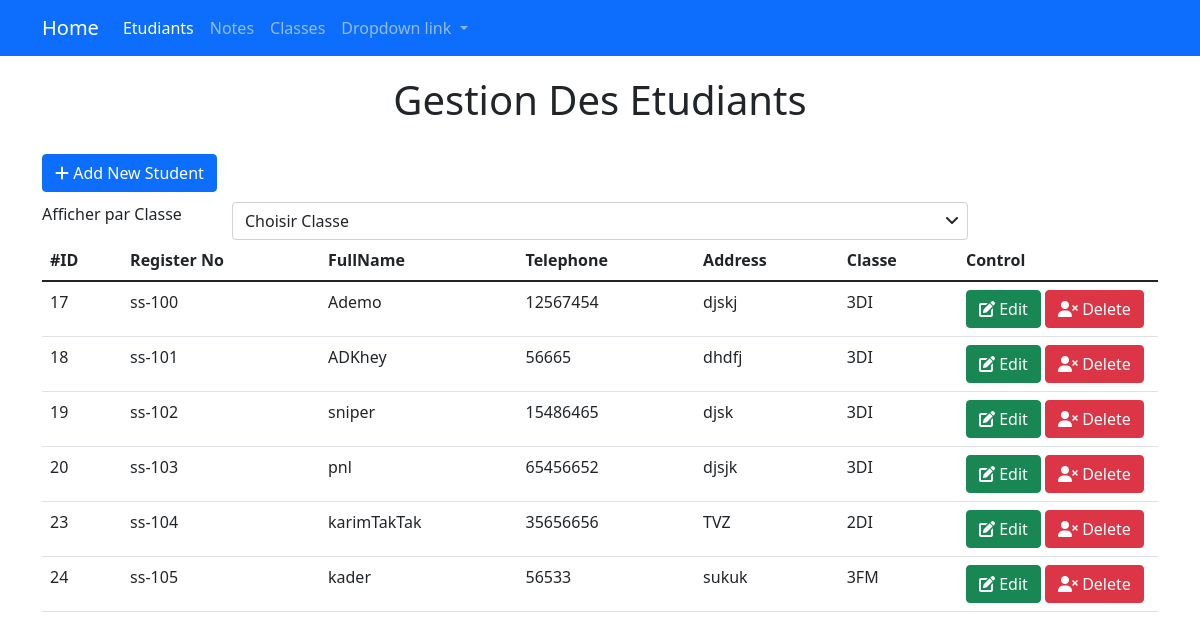
Page /etudiants.php (signed in) on the committed database.
### tables this page shows
CREATE TABLE `etudiants` (
  `id` int(11) NOT NULL,
  `Matricule` varchar(255) NOT NULL,
  `FullName` varchar(255) NOT NULL,
  `Telephone` int(11) NOT NULL,
  `Addresse` varchar(255) NOT NULL,
  `idClasse` int(11) NOT NULL
);

CREATE TABLE `classes` (
  `idClasse` int(11) NOT NULL,
  `NomClasse` varchar(255) NOT NULL,
  `idMatiere` int(11) NOT NULL
);

### includes/functions/query_functions.php (called while the page is built, shortened)
<?php
    function getAllEtudiants(){
        global $conn;
        $stmt = $conn->prepare("SELECT e.* ,c.NomClasse as classe FROM etudiants e JOIN classes c ON c.idClasse = e.idClasse");
        $stmt->execute();
        return $stmt->fetchAll();
    }
?>

### etudiants.php (the view, shortened to what this page needs)
<?php
    if(isset($_SESSION['id'])){
        include "init.php";
        echo "<div class='container etudiant'>";
        echo "<h1 class='text-center'>Gestion Des Etudiants</h1>";
?>
        <button type="button" class="btn btn-primary btn-add" data-bs-toggle="modal" data-bs-target="#addModal">
            <i class="fas fa-plus"></i> Add New Student
        </button>
        <div class="row">
            <div class="col-md-2">
                <label for="">Afficher par Classe</label>
            </div>
            <div class="offset-md col-md-8">
                <div class="form-group p-arrow">
                    <select name="classe" id="classeEtudiant" class="form-control">
                        <option value="">Choisir Classe</option>
                    </select>
                <i class="fas fa-angle-down"></i>
                </div>
            </div>
        </div>
        <table class="table table-student">
            <thead>
                <tr>
                    <th scope="col">#ID</th>
                    <th scope="col">Register No</th>
                    <th scope="col">FullName</th>
                    <th scope="col">Telephone</th>
                    <th scope="col">Address</th>
                    <th scope="col">Classe</th>
                    <th scope="col">Control</th>
                </tr>
            </thead>
            <tbody>
                <?php
                    foreach(getAllEtudiants() as $student):
                ?>
                <tr>
                    <td scope="row"><?= $student['id'];?></td>
                    <td><?= $student['Matricule'];?></td>
                    <td><?= $student['FullName'];?></td>
                    <td><?= $student['Telephone'];?></td>
                    <td><?= $student['Addresse'];?></td>
                    <td><?= $student['classe'];?></td>
                    <td class="control">
                        <button type="button" class="btn btn-success btnEdit" data-edit="<?= $student['Matricule']; ?>" data-bs-toggle="modal" data-bs-target="#editModal">
                            <i class="fas fa-edit"></i> Edit
                        </button>
                        <button type="button" class="btn btn-danger btnDelete" data-delete="<?= $student['Matricule'];?>" data-bs-toggle="modal" data-bs-target="#deleteModal">
                            <i class="fas fa-user-times"></i> Delete
                        </button>
                    </td>
                </tr>
                <?php endforeach; ?>
            </tbody>
<?php
        echo "</div>";
        include $tpl . "footer.php";
    }else {
        header("Location: index.php");
    }
?>

### includes/templates/header.php (shortened to what this page needs)
<!DOCTYPE html>
<html lang="en">
<head>
    <link href="<?= $css . "bootstrap.min.css";?>" rel="stylesheet">
    <link href="<?= $css . "all.min.css";?>" rel="stylesheet">
    <link href="<?= $css . "main.css";?>" rel="stylesheet">
</head>
<body>

### init.php (shortened to what this page needs)
<?php
    include "connect.php";
    $func   = "includes/functions/";
    $tpl    = "includes/templates/";
    $css    = "layout/css/";
    include $func . "query_functions.php";
    include $tpl . "header.php";
    if(!isset($noNav)):
        include $tpl . "navbar.php";
    endif;
?>

### includes/templates/navbar.php (shortened to what this page needs)
<nav class="navbar navbar-expand-lg navbar-dark bg-primary">
  <div class="container">
    <a class="navbar-brand" href="dashboard.php">Home</a>
    <div class="collapse navbar-collapse" id="navbarNavDropdown">
      <ul class="navbar-nav">
        <li class="nav-item">
          <a class="nav-link active" aria-current="page" href="etudiants.php">Etudiants</a>
        </li>
        <li class="nav-item">
          <a class="nav-link" href="notes.php">Notes</a>
        </li>
        <li class="nav-item">
          <a class="nav-link" href="classes.php">Classes</a>
        </li>
        <li class="nav-item dropdown">
          <a class="nav-link dropdown-toggle" href="#" id="navbarDropdownMenuLink" role="button" data-bs-toggle="dropdown" aria-expanded="false">
            Dropdown link
          </a>
        </li>
      </ul>
    </div>
  </div>
</nav>

### includes/templates/footer.php (shortened to what this page needs)
  </body>
</html>

### layout/css/main.css (style rules this page uses)
.etudiant h1 { margin: 0; padding: 20px 0 ; }
.etudiant .btn-add { margin-top: 10px; margin-bottom: 10px; }
.etudiant td[class="control"] { width: 200px; }
.p-arrow { position: relative; }
.p-arrow .fa-angle-down { position: absolute; top: 10px; right: 10px; }

### rows in the picture
etudiants: id "17", Matricule "ss-100", FullName "Ademo", Telephone "12567454", Addresse "djskj", idClasse.NomClasse "3DI"
etudiants: id "18", Matricule "ss-101", FullName "ADKhey", Telephone "56665", Addresse "dhdfj", idClasse.NomClasse "3DI"
etudiants: id "19", Matricule "ss-102", FullName "sniper", Telephone "15486465", Addresse "djsk", idClasse.NomClasse "3DI"
etudiants: id "20", Matricule "ss-103", FullName "pnl", Telephone "65456652", Addresse "djsjk", idClasse.NomClasse "3DI"
etudiants: id "23", Matricule "ss-104", FullName "karimTakTak", Telephone "35656656", Addresse "TVZ", idClasse.NomClasse "2DI"
etudiants: id "24", Matricule "ss-105", FullName "kader", Telephone "56533", Addresse "sukuk", idClasse.NomClasse "3FM"
